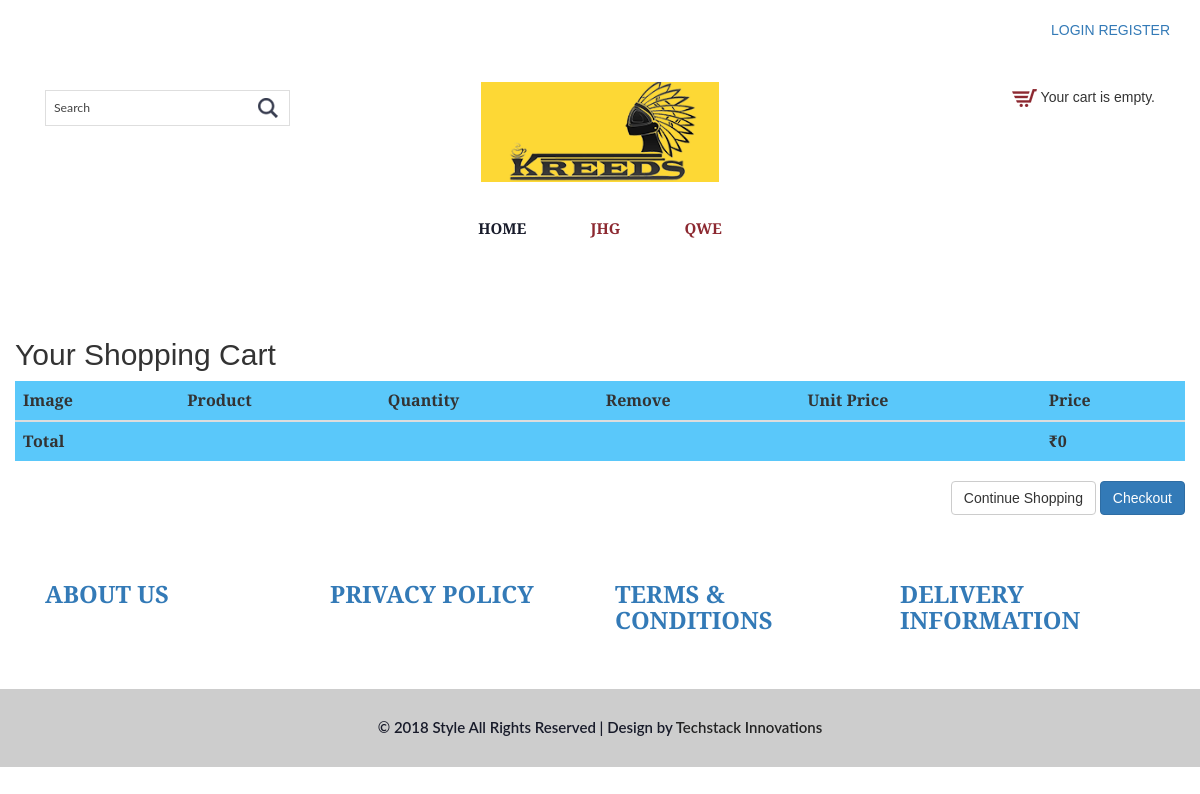
Before: /cart/ with the older database file.
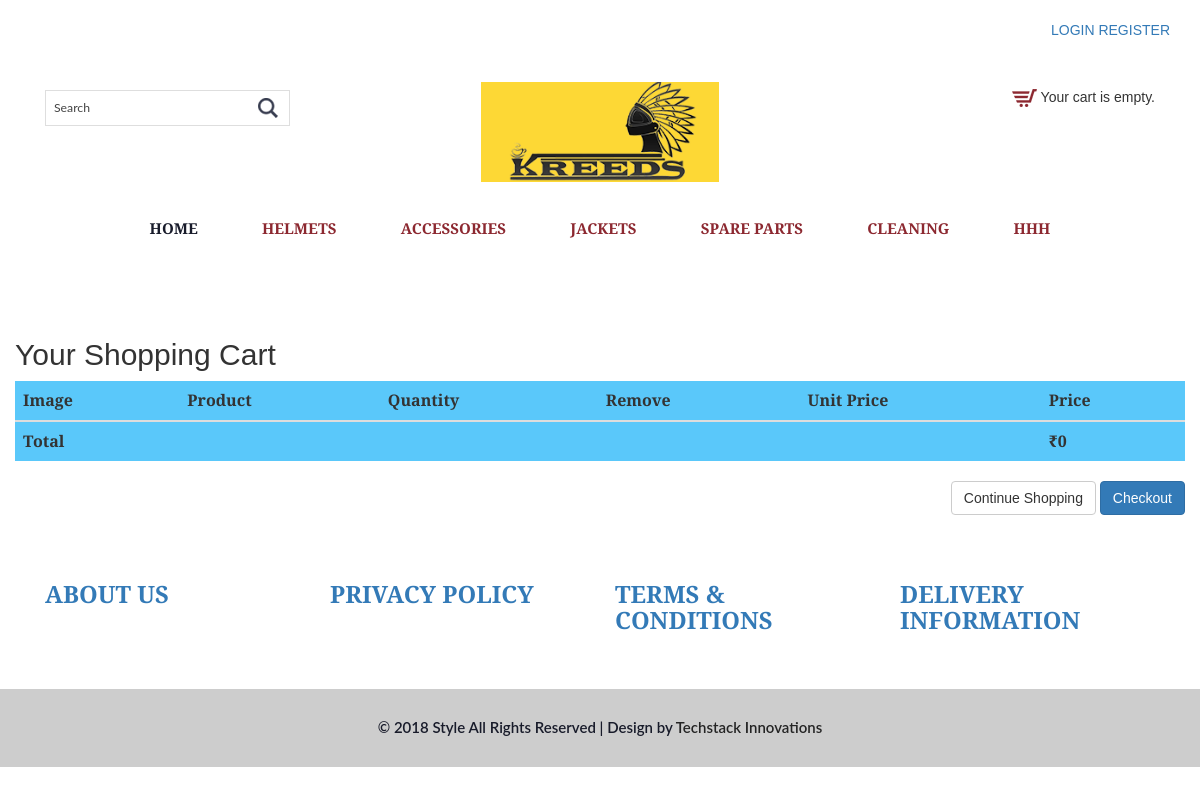
After: the same page with the newer database file.
### ecom/models.py (models this page shows, shortened)
class Category(models.Model):
	Name=models.CharField(max_length=30)
	Description=models.TextField(max_length=50)

### ecom/views.py (the view)
# urls.py: url(r'^cart/$', cart_detail, name='cart_detail'),
def cart_detail(request):
    categories=Category.objects.all()
    cart = Cart(request)
    for item in cart:
        item['update_quantity_form'] = CartAddProductForm(initial={'quantity': item['quantity'], 'update': True})
    return render(request, 'frontend/detail.html', {'cart': cart, 'categories':categories})

### ecom/cart.py (called while the page is built)
    def __iter__(self):
        product_ids = self.cart.keys()
        products = Product.objects.filter(id__in=product_ids)
        for product in products:
            self.cart[str(product.id)]['product'] = product
        for item in self.cart.values():
            item['price'] = Decimal(item['price'])
            item['total_price'] = item['price'] * item['quantity']
            yield item

    def __len__(self):
        return sum(item['quantity'] for item in self.cart.values())

    def get_total_price(self):
        return sum(Decimal(item['price']) * item['quantity'] for item in self.cart.values())

### ecom/context_processor.py (called while the page is built)
def cart(request):
    return {'cart': Cart(request)}

### templates/frontend/detail.html (shortened to what this page needs)
{% extends 'frontend/index.html' %}
{% load static %}
{% block content %}
    <div class="container">
        <div class="row" style="margin-top: 6%">
        <h2>Your Shopping Cart</h2>
            <table class="table table-striped table-hover">
                <thead style="background-color: #5AC8FA">
                    <tr>
                        <th>Image</th>
                        <th>Product</th>
                        <th>Quantity</th>
                        <th>Remove</th>
                        <th>Unit Price</th>
                        <th>Price</th>
                    </tr>
                </thead>
                <tbody>
                <tr style="background-color: #5AC8FA">
                    <td><b>Total</b></td>
                    <td colspan="4"></td>
                    <td colspan="num"><b>₹{{ cart.get_total_price }}</b></td>
                </tr>
                </tbody>
            </table>
        <p class="text-right">
            <a href="{% url 'index' %}" class="btn btn-default">Continue Shopping</a>
            {% if user.is_authenticated %}
            <a href="{% url 'checkout' pk=user.pk %}" class="btn btn-primary">Checkout</a>
            {% else %}
            <a href="{% url 'auth_login' %}" class="btn btn-primary">Checkout</a>
            {% endif %}
        </p>
        </div>
    </div>
{% endblock %}

### templates/frontend/index.html (shortened to what this page needs)
<!DOCTYPE html>
{% load static %}
<html>
<head>
<link href="{% static 'frontend/css/bootstrap.css' %}" rel="stylesheet"  type="text/css" media="all" />
<link href="{% static 'frontend/css/style.css' %}" rel="stylesheet" type="text/css" media="all" />
<link href="{% static 'frontend/css/memenu.css' %}" rel="stylesheet" type="text/css" media="all" />
</head>
<body>
	<div class="container">
		<div class="pull-right">
		{% if request.user.is_authenticated %}
			<p><a href="{% url 'auth_logout' %}" class="simpleCart_empty">LOGOUT</a></p>
        {% else %}
             <a class="active" href="{% url 'auth_login' %}">LOGIN</a>
             <a class="active" href="{% url 'registration_register' %}">REGISTER</a>
        {% endif %}
		</div>
	</div>
	<div class="top-header">
	<div class="container">
		<div class="top-header-main">
			<div class="col-md-4 top-header-left">
				<div class="search-bar">
				<form action="/search/" method="get">{% csrf_token %}
					<input type="text" name="q" value="Search" onfocus="this.value = '';" onblur="if (this.value == '') {this.value = 'Search';}">
					<input type="submit" value="">
					</form>
				</div>
			</div>
			<div class="col-md-4 top-header-middle">
				<a href="/"><img src="{% static 'frontend/images/logo-4.png' %}" alt="" /></a>
			</div>
			<div class="col-md-4 top-header-right">
				<div class="cart box_1">
					{% if cart|length > 0 %}
						<a href="{% url 'cart_detail' %}">
						<h3>
							<div class="total">
							<span class="total">₹{{ cart.get_total_price }}</span>
							(<span class="simpleCart">{{ cart|length }} items}</span>)
						</div>
							<img src="{% static 'frontend/images/cart-1.png' %}" alt="" />
						</a>
						<div class="clearfix"> </div>
						{% else %}
						<img src="{% static 'frontend/images/cart-2.png' %}" alt="" />
						Your cart is empty.
				{% endif %}
					</div>
			</div>
		</div>
	</div>
</div>
	<div class="header-bottom">
		<div class="container">
			<div class="top-nav">
				<ul class="memenu skyblue"><li class="active"><a href="/">Home</a></li>
				{% if categories %}
					{% for category in categories %}
					<li class="grid"><a href="{% url 'category' pk=category.pk %}">{{ category.Name }}</a></li>
					{% endfor %}
					{% endif %}
		</div>
	</div>
	{% block content %}{% endblock %}
	<div class="footer">
		<div class="container">
			<div class="footer-top">
			<div class="col-md-3 footer-left">
					<h3><a href="aboutus/">ABOUT US</a></h3>
				</div>
				<div class="col-md-3 footer-left">
					<h3><a href="privacy/"> PRIVACY POLICY</a></h3>
				</div>
				<div class="col-md-3 footer-left">
					<h3><a href="terms/">TERMS & CONDITIONS</a></h3>
				</div>
				<div class="col-md-3 footer-left">
					<h3><a href="info/">DELIVERY INFORMATION</a></h3>
				</div>
			</div>
		</div>
	</div>
	<div class="footer-text">
		<div class="container">
			<div class="footer-main">
				<p class="footer-class">© 2018 Style All Rights Reserved | Design by  <a href="http://techstackinnovations.com/" target="_blank">Techstack Innovations</a> </p>
			</div>
		</div>
	</div>
</body>
</html>

Changed rows visible on the page:
removed Category: Name "JHG"
removed Category: Name "QWE"
added Category: Name "HELMETS"
added Category: Name "ACCESSORIES"
added Category: Name "JACKETS"
added Category: Name "SPARE PARTS"
added Category: Name "CLEANING"
added Category: Name "HHH"
